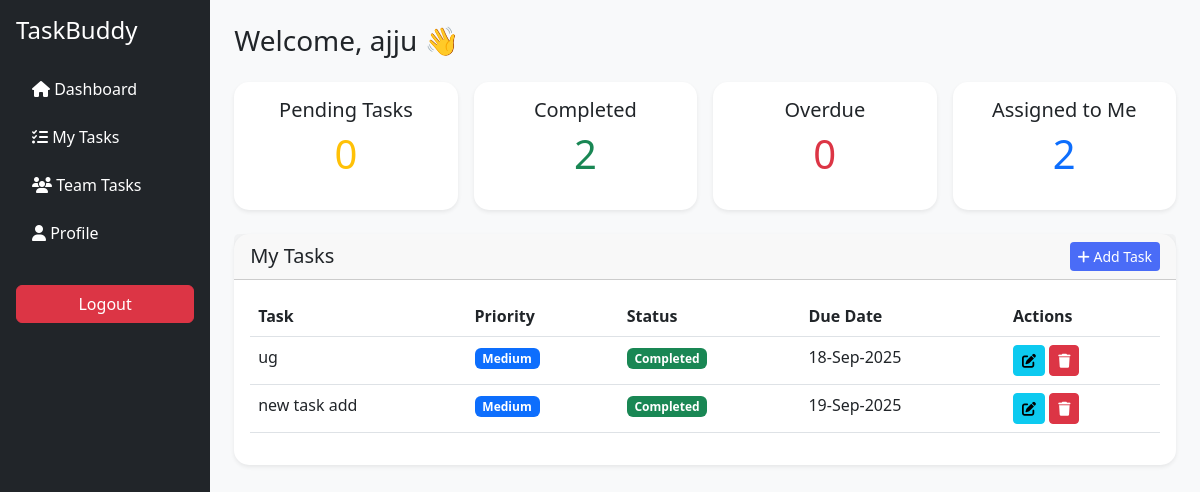
The page /index/ (signed in) on the database its author committed.
### myapp/models.py (models this page shows, shortened)
class User(models.Model):
    name = models.CharField( max_length=50)
    email = models.EmailField()
    password = models.CharField(max_length=50)
    profile = models.ImageField(default="", upload_to="profile/")
    selection = models.CharField(max_length=50, choices=[('Admin', 'Admin'), ('User', 'User')], default="User")

class Task(models.Model):
    title = models.CharField(max_length=200)
    description = models.TextField(blank=True)
    priority = models.CharField(max_length=10, choices=[("High","High"),("Medium","Medium"),("Low","Low")])
    status = models.CharField(max_length=20, choices=[("Pending","Pending"),("In Progress","In Progress"),("Completed","Completed")], default="Pending")
    due_date = models.DateField(null=True, blank=True)
    assigned_to = models.ForeignKey(User, on_delete=models.SET_NULL, null=True, related_name="tasks")

### myapp/views.py (the view, shortened to what this page needs)
# urls.py: path('index/', views.index, name='index'),
def index(request):
    user_id = request.session.get('user_id')
    if not user_id:
        return redirect('login')
    user = User.objects.get(id=user_id)
    if user.selection == "Admin":
        tasks = Task.objects.all()
    else:
        tasks = Task.objects.filter(assigned_to=user)
    overdue_tasks = tasks.filter(due_date__lt=now().date(), status="Pending")
    pending = tasks.filter(status="Pending").count()
    completed = tasks.filter(status="Completed").count()
    overdue = tasks.filter(due_date__lt=now().date()).exclude(status="Completed").count()
    assigned = tasks.count()
    context = {
        'myuser': user,
        'tasks': tasks,
        'pending': pending,
        'completed': completed,
        'overdue': overdue,
        'assigned': assigned,
    }
    return render(request, 'index.html', context)

### myapp/templates/index.html (shortened to what this page needs)
{% load static %}
<!DOCTYPE html>
<html lang="en">
<head>
    <link rel="stylesheet" href="https://cdn.jsdelivr.net/npm/bootstrap@5.3.0/dist/css/bootstrap.min.css">
    <link rel="stylesheet" href="{% static 'css/style.css' %}">
    <link rel="stylesheet" href="https://cdnjs.cloudflare.com/ajax/libs/font-awesome/6.4.0/css/all.min.css">
</head>
<body class="bg-light">
<div class="d-flex">
    <div class="bg-dark text-white p-3 vh-100" style="width: 250px;">
        <h4 class="mb-4">TaskBuddy</h4>
        <ul class="nav flex-column">
            {% if request.session.selection == "admin" %}
            <li class="nav-item mb-2"><a href="{% url 'admindash' %}" class="nav-link text-white"> <i class="fa fa-home"></i>Admin Panel</a></li>
            <li class="nav-item mb-2"><a href="{% url 'all_tasks' %}" class="nav-link text-white"></i>All User Tasks</a></li>
            <li class="nav-item mt-4"><a href="{% url 'logout' %}" class="btn btn-danger w-100">Logout</a></li>
            <li class="nav-item mb-2"><a href="{% url 'profile' %}" class="nav-link text-white"><i class="fa fa-user"></i> Profile</a></li>
            {% else %}
            <li class="nav-item mb-2"><a href="{% url 'index' %}" class="nav-link text-white"><i class="fa fa-home"></i> Dashboard</a></li>
            <li class="nav-item mb-2"><a href="{% url 'mytask' %}" class="nav-link text-white"><i class="fa fa-tasks"></i> My Tasks</a></li>
            <li class="nav-item mb-2"><a href="{% url 'team_tasks'%}" class="nav-link text-white"><i class="fa fa-users"></i> Team Tasks</a></li>
            <li class="nav-item mb-2"><a href="{% url 'profile' %}" class="nav-link text-white"><i class="fa fa-user"></i> Profile</a></li>
            <li class="nav-item mt-4"><a href="{% url 'logout' %}" class="btn btn-danger w-100">Logout</a></li>
             {% endif %}
        </ul>
    </div>
    <div class="container-fluid p-4">
        <h3 class="mb-4">Welcome, {{ myuser.name }} 👋</h3>
        <div class="row g-3 mb-4">
            <div class="col-md-3">
                <div class="card shadow-sm text-center p-3">
                    <h5>Pending Tasks</h5>
                    <p class="display-6 text-warning">{{ pending }}</p>
                </div>
            </div>
            <div class="col-md-3">
                <div class="card shadow-sm text-center p-3">
                    <h5>Completed</h5>
                    <p class="display-6 text-success">{{ completed }}</p>
                </div>
            </div>
            <div class="col-md-3">
                <div class="card shadow-sm text-center p-3">
                    <h5>Overdue</h5>
                    <p class="display-6 text-danger">{{ overdue }}</p>
                </div>
            </div>
            <div class="col-md-3">
                <div class="card shadow-sm text-center p-3">
                    <h5>Assigned to Me</h5>
                    <p class="display-6 text-primary">{{ assigned }}</p>
                </div>
            </div>
        </div>
        <div class="card shadow-sm">
            <div class="card-header d-flex justify-content-between align-items-center">
                <h5 class="mb-0">My Tasks</h5>
                <a href="{% url 'task' %}" class="btn btn-primary btn-sm"><i class="fa fa-plus"></i> Add Task</a>
            </div>
            <div class="card-body">
                <table class="table table-hover">
                    <thead>
                        <tr>
                            <th>Task</th>
                            <th>Priority</th>
                            <th>Status</th>
                            <th>Due Date</th>
                            <th>Actions</th>
                        </tr>
                    </thead>
                    <tbody>
                        {% for t in tasks %}
                        <tr>
                            <td>{{ t.title }}</td>
                            <td>
                                {% if t.priority == "High" %}
                                    <span class="badge bg-danger">High</span>
                                {% elif t.priority == "Medium" %}
                                    <span class="badge bg-primary">Medium</span>
                                {% else %}
                                    <span class="badge bg-secondary">Low</span>
                                {% endif %}
                            </td>
                            <td>
                                {% if t.status == "Pending" %}
                                    <span class="badge bg-warning">Pending</span>
                                {% elif t.status == "Completed" %}
                                    <span class="badge bg-success">Completed</span>
                                {% else %}
                                    <span class="badge bg-danger">Overdue</span>
                                {% endif %}
                            </td>
                            <td>{{ t.due_date|date:"d-M-Y" }}</td>
                            <td>
                                <a href="{% url 'taskedit' t.id %}" class="btn btn-info btn-sm"><i class="fa fa-edit"></i></a>
                                <a href="{% url 'taskdelete' t.id %}" class="btn btn-danger btn-sm"><i class="fa fa-trash"></i></a>
                            </td>
                        </tr>
                        {% empty %}
                        <tr>
                            <td colspan="5" class="text-center text-muted">No tasks available</td>
                        </tr>
                        {% endfor %}
                    </tbody>
                </table>
            </div>
        </div>
    </div>
</div>
</body>
</html>

### myapp/static/css/style.css (style rules this page uses)
body { font-family: 'Segoe UI', Tahoma, Geneva, Verdana, sans-serif; }
.card { border: none; }
.btn-primary { background: #4a6cf7; border: none; }
.nav-link { font-size: 16px; }
.card { border: none; border-radius: 12px; }
.card { border-radius: 15px; }

### rows shown on the page
User: name "ajju"
Task: title "ug", priority "Medium", status "Completed", due_date "18-Sep-2025"
Task: title "new task add", priority "Medium", status "Completed", due_date "19-Sep-2025"

### other values the page prints
{{ pending }} "0"
{{ completed }} "2"
{{ overdue }} "0"
{{ assigned }} "2"
